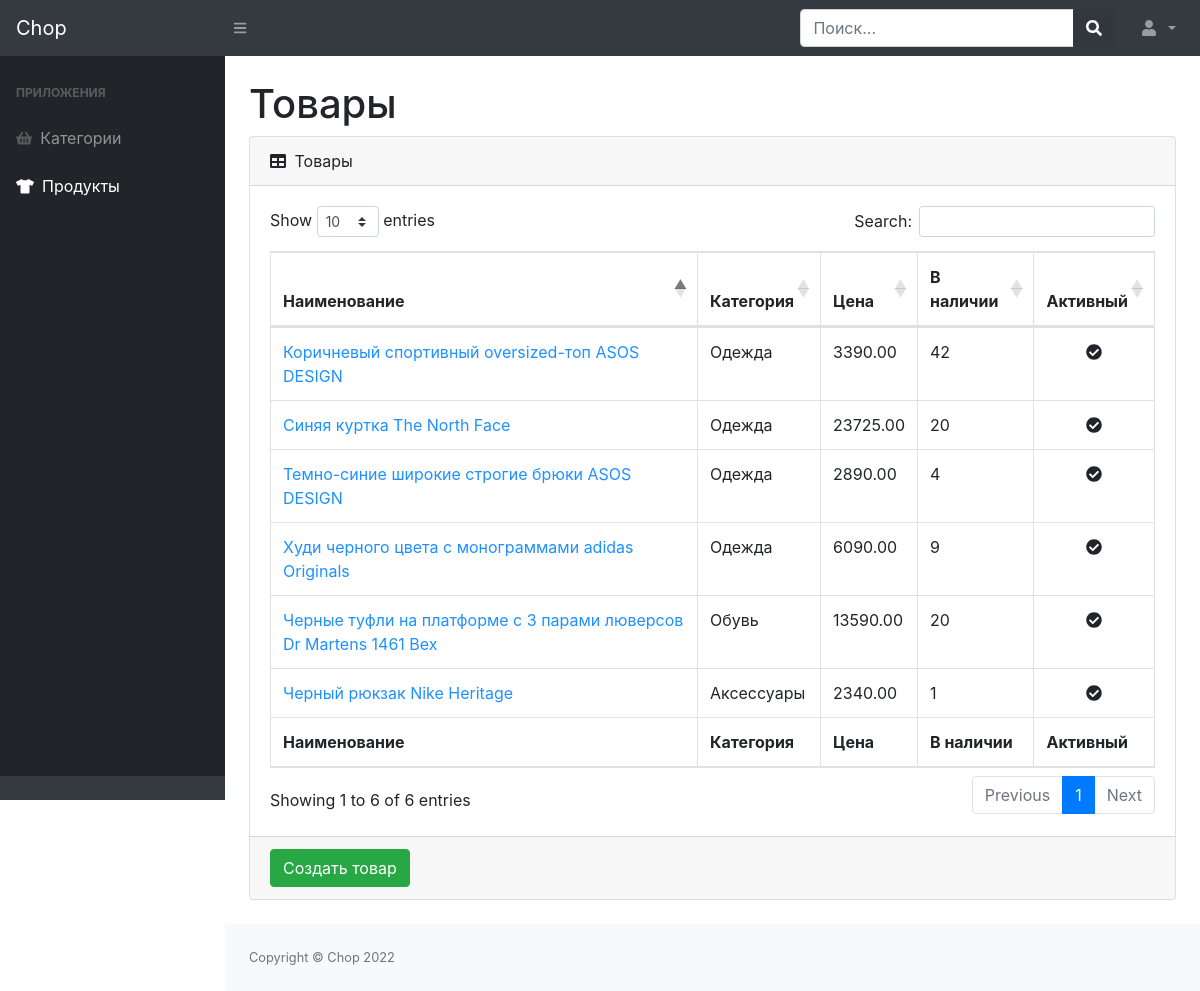
Page /admins/products/ (signed in) on the committed database.
### productsapp/models.py (models this page shows, shortened)
class Product(models.Model):
    category = models.ForeignKey(ProductCategory, verbose_name='категории', on_delete=models.PROTECT)
    image = models.ImageField(upload_to='products_images', blank=True, null=True)
    name = models.CharField(verbose_name='имя продукта', max_length=256)
    price = models.DecimalField(verbose_name='цена продукта', max_digits=8, decimal_places=2, default=0)
    description = models.TextField(verbose_name='описание продукта', blank=True)
    quantity = models.PositiveIntegerField(verbose_name='количество на складе', default=0)
    is_active = models.BooleanField(verbose_name='активно', default=True)

class ProductCategory(models.Model):
    name = models.CharField(verbose_name='имя категории', max_length=64, unique=True)
    description = models.TextField(verbose_name='описание категории', blank=True)
    slug = models.SlugField(max_length=60, unique=True, db_index=True)
    def __str__(self):
        return self.name

### adminsapp/views.py (the view)
# urls.py: path('products/', AdminProductListView.as_view(), name='products'),
class AdminProductListView(ListView):
    model = Product
    extra_context = {'title': 'Chop - Товары'}
    template_name = 'adminsapp/products/admin-products.html'
    @method_decorator(user_passes_test(lambda u: u.is_staff))
    def dispatch(self, request, *args, **kwargs):
        return super(AdminProductListView, self).dispatch(request, *args, **kwargs)

### adminsapp/templates/adminsapp/products/admin-products.html (shortened to what this page needs)
{% extends 'adminsapp/base.html' %}
{% block content %}
    <main>
        <div class="container-fluid">
            <h1 class="mt-4">Товары</h1>
            <div class="card mb-4">
                <div class="card-header">
                    <i class="fas fa-table mr-1"></i>
                    Товары
                </div>
                <div class="card-body">
                    <div class="table-responsive">
                        <table class="table table-bordered" id="dataTable" width="100%" cellspacing="0">
                            <thead>
                            <tr>
                                <th>Наименование</th>
                                <th>Категория</th>
                                <th>Цена</th>
                                <th>В наличии</th>
                                <th>Активный</th>
                            </tr>
                            </thead>
                            <tfoot>
                            <tr>
                                <th>Наименование</th>
                                <th>Категория</th>
                                <th>Цена</th>
                                <th>В наличии</th>
                                <th>Активный</th>
                            </tr>
                            </tfoot>
                            <tbody>
                                {% for product in object_list %}
                                    <tr>
                                        <td><a href="{% url 'admins:product_update' product.id %}" style="color: dodgerblue">{{ product.name }}</a></td>
                                        <td>{{ product.category }}</td>
                                        <td>{{ product.price }}</td>
                                        <td>{{ product.quantity }}</td>
                                        {% if product.is_active %}
                                            <td class="text-center"><i class="fas fa-check-circle"></i></td>
                                        {% else %}
                                            <td class="text-center"><i class="fas fa-times-circle"></i></td>
                                        {% endif %}
                                    </tr>
                                {% endfor %}
                            </tbody>
                        </table>
                    </div>
                </div>
                <div class="card-footer">
                    <a href="{% url 'admins:product_create' %}">
                        <button class="btn btn-success">Создать товар</button>
                    </a>
                </div>
            </div>
        </div>
    </main>
{% endblock %}

### rows in the picture
Product: name "Худи черного цвета с монограммами adidas Originals", category "Одежда", price "6090.00", quantity "9", is_active True (drawn)
Product: name "Синяя куртка The North Face", category "Одежда", price "23725.00", quantity "20", is_active True (drawn)
Product: name "Коричневый спортивный oversized-топ ASOS DESIGN", category "Одежда", price "3390.00", quantity "42", is_active True (drawn)
Product: name "Черные туфли на платформе с 3 парами люверсов Dr Martens 1461 Bex", category "Обувь", price "13590.00", quantity "20", is_active True (drawn)
Product: name "Темно-синие широкие строгие брюки ASOS DESIGN", category "Одежда", price "2890.00", quantity "4", is_active True (drawn)
Product: name "Черный рюкзак Nike Heritage", category "Аксессуары", price "2340.00", quantity "1", is_active True (drawn)
